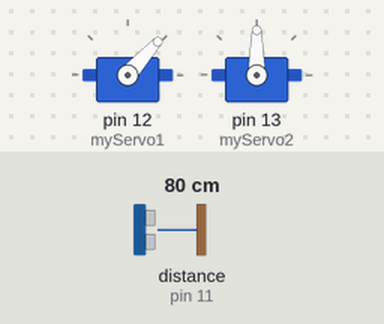
A sketch run on a simulated Arduino Uno, built with avr-gcc and run on an emulated ATmega328P. Shown: 2 × servo. Wiring (inferred from the names in the program): ultrasonic range finder: trigger pin 10; echo pin 11. Inputs (shaded band) come from the test bench; at power-on: distance to the obstacle (sensor on pin 11) 80 cm. The echo pulse lasts 58.3 µs per cm; what the sketch prints to the serial monitor is not drawn.

Above: at 1.2 s.
1.3 s: distance to the obstacle (sensor on pin 11) set to 2 cm
At 1.76 s:
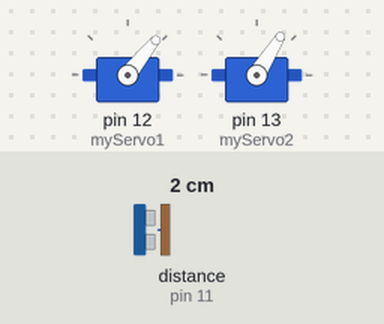
At 2.35 s:
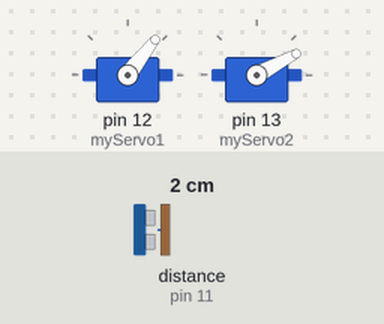
4.3 s: distance to the obstacle (sensor on pin 11) set to 32 cm
7.3 s: distance to the obstacle (sensor on pin 11) set to 40 cm
10.3 s: distance to the obstacle (sensor on pin 11) set to 4 cm
At 10.46 s:
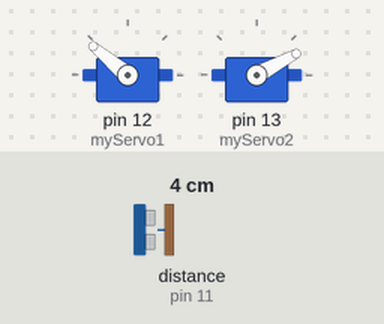
13.3 s: distance to the obstacle (sensor on pin 11) set to 60 cm
At 13.46 s:
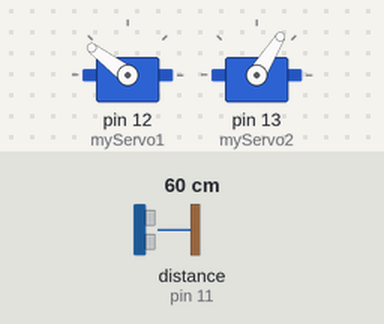
16.3 s: distance to the obstacle (sensor on pin 11) set to 168 cm
Timing chart, 0 to 20.3 s (numbered marks = the images above; inputs shaded):
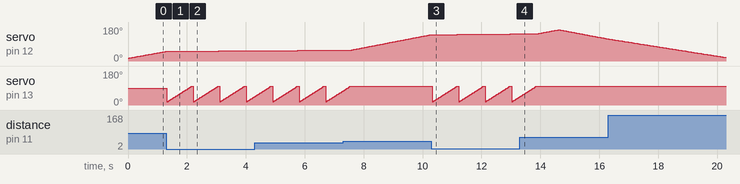

Measured:
- after the input at 1.3 s, servo on pin 13 (myServo2): ramps from 16° to 100° and jumps back, once every 0.90 s
- after the input at 7.3 s, servo on pin 13 (myServo2): goes on until 7.6 s, then stays 100°
- after the input at 10.3 s, servo on pin 13 (myServo2): ramps from 16° to 100° and jumps back, once every 0.90 s
- after the input at 13.3 s, servo on pin 13 (myServo2): goes on until 13.9 s, then stays 100°

The sketch:

sketch_apr08a.ino
```cpp
// Includes the Servo library
#include <Servo.h>.
// Defines Tirg and Echo pins of the Ultrasonic Sensor
const int trigPin = 10;
const int echoPin = 11;
// Variables for the duration and the distance
long duration;
int distance;
Servo myServo1; // Creates a servo object for controlling the servo motor
Servo myServo2; // Creates a servo object for controlling the servo motor
void setup() {
  pinMode(trigPin, OUTPUT); // Sets the trigPin as an Output
  pinMode(echoPin, INPUT); // Sets the echoPin as an Input
  Serial.begin(9600);
  myServo1.attach(12); // Defines on which pin is the servo motor attached
  myServo2.attach(13); // Defines on which pin is the servo motor attached
}
void loop() {
  // rotates the servo motor from 15 to 165 degrees
  for(int i=15;i<=165;i++){
  myServo1.write(i);
  delay(30);
  distance = calculateDistance();// Calls a function for calculating the distance measured by the Ultrasonic sensor for each degree
  if (distance<35)
  {
    trig();
  }
  Serial.print(i); // Sends the current degree into the Serial Port
  Serial.print(","); // Sends addition character right next to the previous value needed later in the Processing IDE for indexing
  Serial.print(distance); // Sends the distance value into the Serial Port
  Serial.print("."); // Sends addition character right next to the previous value needed later in the Processing IDE for indexing
  }
  // Repeats the previous lines from 165 to 15 degrees
  for(int i=165;i>15;i--){
  myServo1.write(i);
  delay(30);
  distance = calculateDistance();
  if (distance<35)
  {
    trig();
  }
  Serial.print(i);
  Serial.print(",");
  Serial.print(distance);
  Serial.print(".");
  }
}
void trig()
{
  for(int i=15;i<=100;i++){
  myServo2.write(i);
  delay(10);
  }
  // exit(0);
}
// Function for calculating the distance measured by the Ultrasonic sensor
int calculateDistance(){

  digitalWrite(trigPin, LOW);
  delayMicroseconds(2);
  // Sets the trigPin on HIGH state for 10 micro seconds
  digitalWrite(trigPin, HIGH);
  delayMicroseconds(10);
  digitalWrite(trigPin, LOW);
  duration = pulseIn(echoPin, HIGH); // Reads the echoPin, returns the sound wave travel time in microseconds
  distance= duration*0.034/2;
  return distance;
}
```
